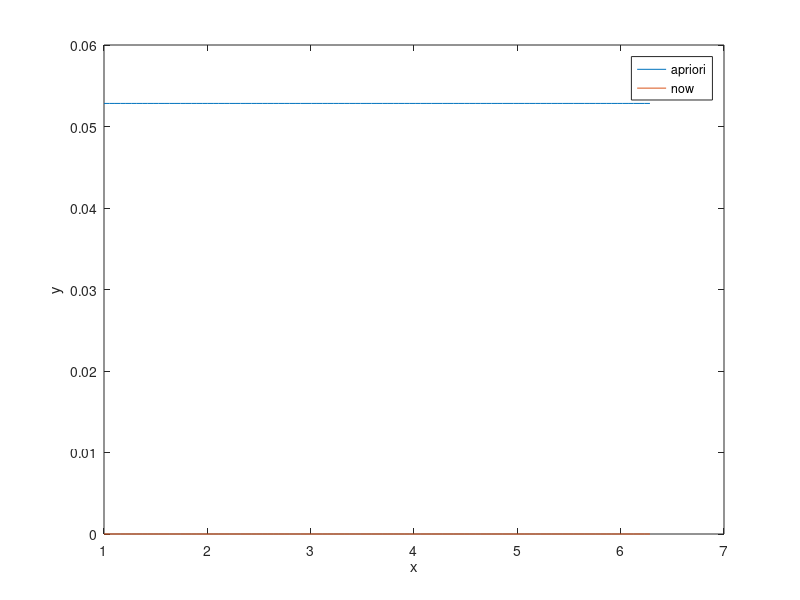

Write MATLAB code to recreate this figure.
clear;
a = 1;
b = 2*pi;
nX = 10;
nXX = 100;
x = a:(b - a)/nX:b;
xx = a:(b - a)/nXX:b;
%%
func = @(x) sin(1.5.*x);
diff_max = 1.5; 
%%
func = @(x) sign(x);
diff_max = 1; 
%%
y = func(xx);
y_interp = interp1(x, func(x), xx, 'linear');
apriorn = diff_max * (b - a)/nXX;
now = abs(y - y_interp);
plot(xx, apriorn * ones(1 , numel(xx)), xx, now);
legend('apriori', 'now');
xlabel('x');
ylabel('y');